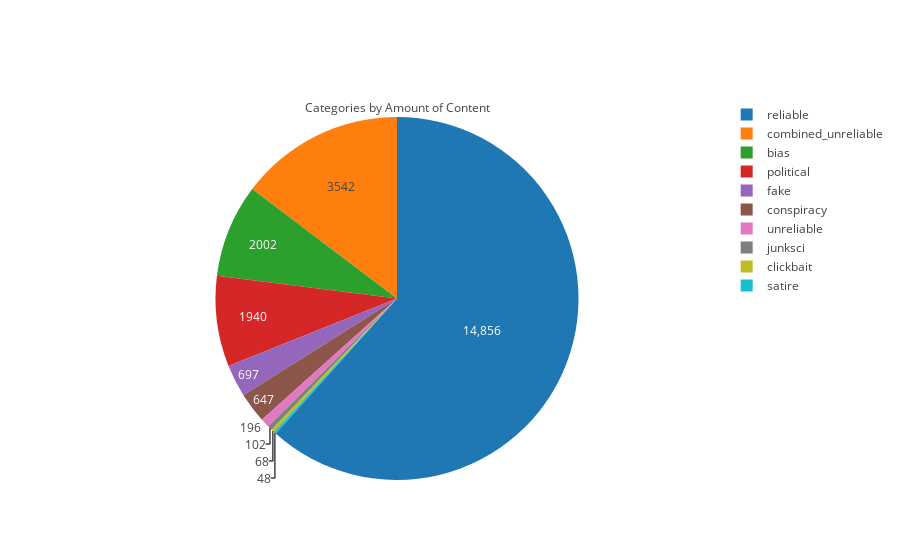

Notebook code for this chart:
### Code cell
trace = go.Pie(labels=labels, values=content_values, hoverinfo='label+percent', textinfo='value', 
               title='Categories by Amount of Content')
iplot([trace])
# Image('images/CategoriesByURLs.png')

### Figure 1 — Plotly figure (JSON) as saved in the notebook; plotly's stock layout.template omitted (floating-point values rounded to 4 significant figures)
{"data": [{"hoverinfo": "label+percent", "labels": ["reliable", "combined_unreliable", "bias", "political", "fake", "conspiracy", "unreliable", "junksci", "clickbait", "satire"], "textinfo": "value", "title": {"text": "Categories by Amount of Content"}, "type": "pie", "uid": "bf36f806-9bbd-4964-af26-478fbca4843c", "values": [14856, 3542, 2002, 1940, 697, 647, 196, 102, 68, 48]}], "layout": {}}
